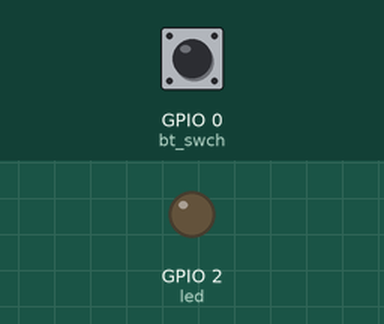
Bench run of a program on a simulated ESP32 board running MicroPython. On the bench: output pins drawn as LEDs (lit = HIGH). Inputs (shaded band) come from the test bench; at power-on: GPIO 0 (bt_swch) HIGH. What the program prints to the serial console is not drawn.

Above: at 1.2 s.
1.3 s: GPIO 0 (bt_swch) pulled LOW for 0.15 s
At 1.37 s:
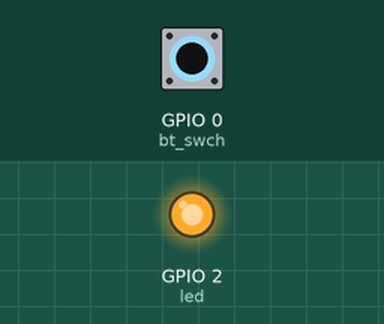
2.9 s: GPIO 0 (bt_swch) pulled LOW for 3.2 s
At 7.0 s:
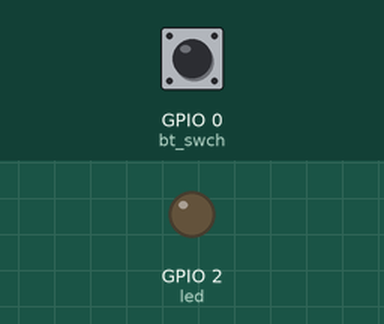
Timing chart, 0 to 8.5 s (numbered marks = the images above; inputs shaded):
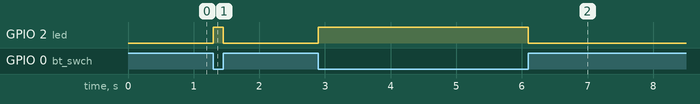

The program:

main_BootSwtich.py
```python
"""
==== Engaging with the boot-button and LEDs on ESP32 WROOM 32E microcontroller for IoT applications
==== Source code written by Prof. Kartik Bulusu
==== CS and MAE Department, SEAS GWU
==== Description:
======== ESP32 WROOM 32E microcontroller for IoT demonstration in CS3907
======== Program switches on the LED at Pin #13 is the boot button is pressed
======== and switches off the LED when the boot button is released.
==== Requirements:
============ The program requires Python 3.5.3 dependent interpreter and plug-ins:
============ MicroPython for ESP32
============ Latest and stable generic ESP32 firmware from https://micropython.org/download/esp32/
============ esptool.py plug-in
======== It has been written exclusively for CS3907 students in GWU.
======== It may not be used for any other purposes unless author's prior permission is aquired.
==== Testing:
==== 1. Developed on 03/15/2023 using Python 3.10.6 on Macbook Pro using Thonny IDE
==== 2. Tested on using Python 3.5.3 on Raspberry Pi 3B+
==== 3. Modified on  using Python 3.10.6 on Macbook Pro using Thonny IDE
"""

from machine import Pin
from time import sleep

led = Pin(2, Pin.OUT)
bt_swch = Pin(0, Pin.IN)

print(bt_swch.value())

def boot_switch():
    while True:
        if (bt_swch.value() == 0):
            led.value(1)
        else:
            led.value(0)

#if __name__ == "__main__":
#    try:
boot_switch()
#    except KeyboardInterrupt:
#        print("Program is stoppped.")
```

Measured:
- after the input at 1.3 s, GPIO 2 (led): LOW → HIGH at once, → LOW 0.15 s later
- after the input at 2.9 s, GPIO 2 (led): LOW → HIGH at once, → LOW 3.2 s later
